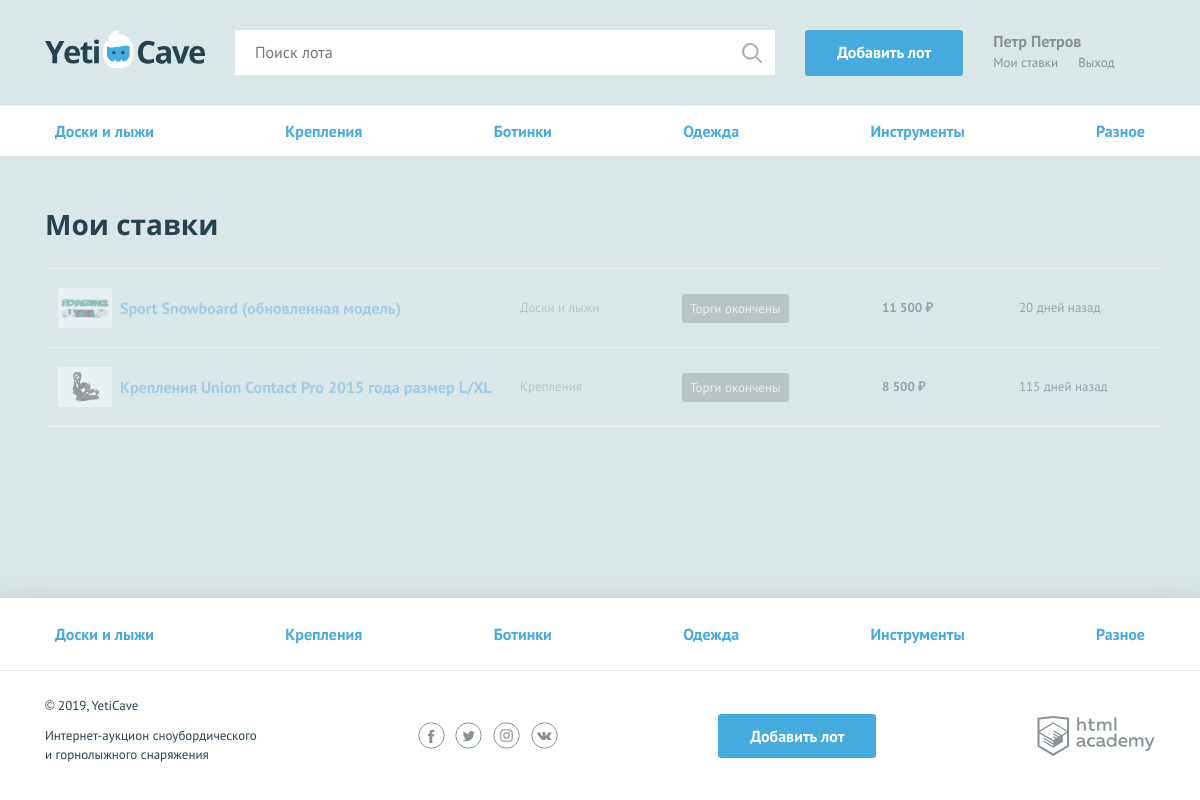
/my-bets.php (signed in), run on the app's committed database.
### tables this page shows
CREATE TABLE categories (
    id INT AUTO_INCREMENT PRIMARY KEY,
    name VARCHAR(128) NOT NULL UNIQUE,
    symbol_code VARCHAR(128) NOT NULL
);

CREATE TABLE bets (
    id INT AUTO_INCREMENT PRIMARY KEY,
    date_placed TIMESTAMP DEFAULT CURRENT_TIMESTAMP,
    sum INT UNSIGNED NOT NULL,
    user_id INT NOT NULL,
    lot_id INT NOT NULL,
    FOREIGN KEY (user_id) REFERENCES users(id) ON UPDATE CASCADE ON DELETE CASCADE,
    FOREIGN KEY (lot_id) REFERENCES lots(id) ON UPDATE CASCADE ON DELETE CASCADE
);

CREATE TABLE lots (
    id INT AUTO_INCREMENT PRIMARY KEY,
    date_created TIMESTAMP DEFAULT CURRENT_TIMESTAMP,
    name VARCHAR(255) NOT NULL,
    description VARCHAR(255) NOT NULL,
    image_url VARCHAR(255) NOT NULL,
    start_price INT UNSIGNED NOT NULL,
    expiration_date DATE NOT NULL,
    step_rate INT UNSIGNED NOT NULL, 
    author_id INT NOT NULL,
    winner_id INT DEFAULT NULL,
    category_id INT NOT NULL,
    FOREIGN KEY (author_id) REFERENCES users(id) ON UPDATE CASCADE ON DELETE CASCADE,
    FOREIGN KEY (winner_id) REFERENCES users(id) ON UPDATE CASCADE ON DELETE CASCADE,
    FOREIGN KEY (category_id) REFERENCES categories(id) ON UPDATE CASCADE ON DELETE CASCADE,
    INDEX name_index (name)
);

### helpers.php (called while the page is built, shortened)
<?php
function get_noun_plural_form(int $number, string $one, string $two, string $many): string
{
    $number = (int) $number;
    $mod100 = $number % 100;
    switch (true) {
        case ($mod100 >= 11 && $mod100 <= 20):
            return $many;
    }
}
function include_template($name, array $data = [])
{
    $name = "templates/" . $name;
    extract($data);
    require $name;
    $result = ob_get_clean();
    return $result;
}

### functions.php (called while the page is built, shortened)
<?php
function format_ruble($num): string
{
    return number_format($num, 0, ".", " ") . " ₽";
}
function get_dt_range($date)
{
    $now = time();
    $expire = strtotime($date . "23:59:59");
    $diff = $expire - $now;
    if ($diff <= 0) {
        return ['00', '00'];
    }
    $hours = floor($diff / seconds_in_hour);
    $minutes = floor(($diff % seconds_in_hour) / seconds_in_minute);
    $formatted_hours = str_pad($hours, 2, "0", STR_PAD_LEFT);
    $formatted_minutes = str_pad($minutes, 2, "0", STR_PAD_LEFT);
    return [$formatted_hours, $formatted_minutes];
}
function get_categories(mysqli $connection)
{
    $sql = "SELECT * FROM categories;";
    $result = mysqli_query($connection, $sql);
    $categories = mysqli_fetch_all($result, MYSQLI_ASSOC);
    return $categories;
}
function get_bets_by_user_id(mysqli $connection, int $user_id)
{
    $sql = "SELECT
                bets.id AS bet_id,
                bets.sum,
                bets.date_placed,
                lots.id AS lot_id,
                lots.name AS lot_name,
                lots.image_url,
                lots.expiration_date,
                lots.winner_id,
                categories.name AS category_name
            FROM bets
            JOIN lots ON bets.lot_id = lots.id
            JOIN categories ON lots.category_id = categories.id
            WHERE bets.user_id = ?
            ORDER BY bets.date_placed DESC;";
    $stmt = mysqli_prepare($connection, $sql);
    mysqli_stmt_bind_param($stmt, "i", $user_id);
    mysqli_stmt_execute($stmt);
    $result = mysqli_stmt_get_result($stmt);
    return mysqli_fetch_all($result, MYSQLI_ASSOC);
}
function time_ago($datetime)
{
    $now = new DateTime();
    $then = new DateTime($datetime);
    $diff = $now->getTimestamp() - $then->getTimestamp();
    if ($diff < 60) {
        $seconds = $diff;
        return $seconds . ' ' . get_noun_plural_form($seconds, 'секунду', 'секунды', 'секунд') . ' назад';
    } elseif ($diff < 3600) {
        $minutes = floor($diff / 60);
        return $minutes . ' ' . get_noun_plural_form($minutes, 'минуту', 'минуты', 'минут') . ' назад';
    } elseif ($diff < 86400) {
        $hours = floor($diff / 3600);
        return $hours . ' ' . get_noun_plural_form($hours, 'час', 'часа', 'часов') . ' назад';
    } else {
        $days = floor($diff / 86400);
        return $days . ' ' . get_noun_plural_form($days, 'день', 'дня', 'дней') . ' назад';
    }
}

### init.php (called while the page is built, shortened)
<?php
if (isset($_SESSION['user'])) {
    $is_auth = true;
    $user_name = $_SESSION['user']['name'];
}

### templates/my-bets_template.php (the view)
<main>
    <nav class="nav">
        <ul class="nav__list container">
            <?php foreach ($categories as $category): ?>
                <li class="nav__item">
                    <a href="all-lots.php?id=<?= $category['id'] ?>"><?= htmlspecialchars($category['name']) ?></a>
                </li>
            <?php endforeach; ?>
        </ul>
    </nav>
    <section class="rates container">
        <h2>Мои ставки</h2>
        <table class="rates__list">
            <?php foreach ($my_bets as $bet):
                $time_left = get_dt_range($bet["expiration_date"]);
                $hours_left = $time_left[0];
                $minutes_left = $time_left[1];
                $time_class = ($hours_left < 1) ? "timer--finishing" : null;
                $is_winner = (int)($bet['winner_id'] ?? 0) === (int)($_SESSION['user']['id'] ?? 0);
                $is_ended = ((int)$hours_left === 0) && ((int)$minutes_left === 0);
                $win_class = $is_winner ? 'rates__item--win' : '';
                $end_class = !$is_winner && $is_ended ? 'rates__item--end' : '';
            ?>
                <tr class="rates__item <?= $win_class ?> <?= $end_class ?>">
                    <td class="rates__info">
                        <div class="rates__img">
                            <img src=<?= $bet['image_url'] ?> width="54" height="40" alt="Сноуборд">
                        </div>
                        <h3 class="rates__title"><a href="lot.php?id=<?= $bet['lot_id'] ?>"><?= $bet['lot_name'] ?></a></h3>
                    </td>
                    <td class="rates__category">
                        <?= $bet['category_name'] ?>
                    </td>
                    <td class="rates__timer">
                        <?php if ($is_winner): ?>
                            <div class="timer timer--win">Ставка выиграла</div>
                        <?php elseif ($is_ended): ?>
                            <div class="timer timer--end">Торги окончены</div>
                        <?php else: ?>
                            <div class="timer <?= $time_class; ?>"><?= $hours_left ?>:<?= $minutes_left ?></div>
                        <?php endif; ?>
                    </td>
                    <td class="rates__price">
                        <?= format_ruble($bet['sum']) ?>
                    </td>
                    <td class="rates__time">
                        <?= time_ago($bet['date_placed']) ?>
                    </td>
                </tr>
            <?php endforeach; ?>
        </table>
    </section>
</main>

### templates/layout.php (shortened to what this page needs)
<!DOCTYPE html>
<html lang="ru">
<head>
    <link href="./css/normalize.min.css" rel="stylesheet">
    <link href="./css/flatpickr.min.css" rel="stylesheet">
    <link href="./css/style.css" rel="stylesheet">
</head>
<body>
    <div class="page-wrapper">
        <header class="main-header">
            <div class="main-header__container container">
                <a class="main-header__logo" href="index.php">
                    <img src="./img/logo.svg" width="160" height="39" alt="Логотип компании YetiCave">
                </a>
                <form class="main-header__search" method="get" action="./search.php" autocomplete="off">
                    <input type="search" name="search" placeholder="Поиск лота" value="<?= htmlspecialchars($_GET['search'] ?? '') ?>">
                    <input class="main-header__search-btn" type="submit" name="find" value="Найти">
                </form>
                <?php if ($is_auth): ?>
                    <a class="main-header__add-lot button" href="./add.php">Добавить лот</a>
                <?php endif; ?>
                <nav class="user-menu">
                    <?php if ($is_auth): ?>
                        <div class="user-menu__logged">
                            <p><?php print(htmlspecialchars($user_name)) ?></p>
                            <a class="user-menu__bets" href="./my-bets.php">Мои ставки</a>
                            <a class="user-menu__logout" href="./logout.php">Выход</a>
                        </div>
                    <?php endif; ?>
                </nav>
            </div>
        </header>
        <?= $content ?>
    </div>
    <footer class="main-footer">
        <nav class="nav">
            <ul class="nav__list container">
                <?php foreach ($categories as $category): ?>
                    <li class="nav__item">
                        <a href="all-lots.php?id=<?= $category['id'] ?>"><?= htmlspecialchars($category['name']) ?></a>
                    </li>
                <?php endforeach; ?>
            </ul>
        </nav>
        <div class="main-footer__bottom container">
            <div class="main-footer__copyright">
                <p>© 2019, YetiCave</p>
                <p>Интернет-аукцион сноубордического и горнолыжного снаряжения</p>
            </div>
            <div class="main-footer__social social">
                <a class="social__link social__link--facebook" href="#">
                </a>
                <a class="social__link social__link--twitter" href="#">
                </a>
                <a class="social__link social__link--instagram" href="#">
                </a>
                <a class="social__link social__link--vkontakte" href="#">
                </a>
            </div>
            <?php if ($is_auth): ?>
                <a class="main-footer__add-lot button" href="./add.php">Добавить лот</a>
            <?php endif; ?>
            <div class="main-footer__developed-by">
                <a class="logo-academy" href="https://htmlacademy.ru/intensive/php">
                </a>
            </div>
        </div>
    </footer>
</body>
</html>

### data on the page
categories: name "Доски и лыжи"
categories: name "Крепления"
categories: name "Ботинки"
categories: name "Одежда"
categories: name "Инструменты"
categories: name "Разное"
bets: lot.image_url (picture), lot.name "Sport Snowboard (обновленная модель)", categories.name "Доски и лыжи", sum "11 500 ₽", date_placed "20 дней назад"
bets: lot.image_url (picture), lot.name "Крепления Union Contact Pro 2015 года размер L/XL", categories.name "Крепления", sum "8 500 ₽", date_placed "115 дней назад"

### other printed values
$user_name "Петр Петров"
